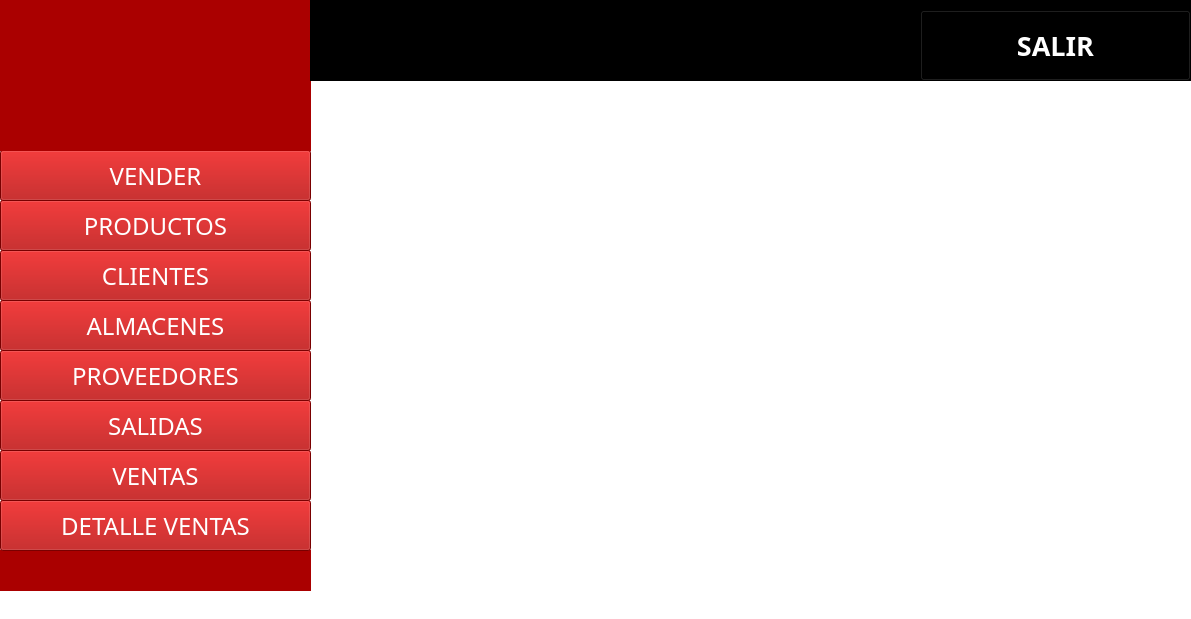
<?xml version="1.0" encoding="UTF-8"?>
<ui version="4.0">
 <class>MainWindow</class>
 <widget class="QMainWindow" name="MainWindow">
  <property name="geometry">
   <rect>
    <x>0</x>
    <y>0</y>
    <width>1191</width>
    <height>619</height>
   </rect>
  </property>
  <property name="sizePolicy">
   <sizepolicy hsizetype="Preferred" vsizetype="Preferred">
    <horstretch>0</horstretch>
    <verstretch>0</verstretch>
   </sizepolicy>
  </property>
  <property name="windowTitle">
   <string>Ventana Principal</string>
  </property>
  <property name="styleSheet">
   <string notr="true">background-color: rgb(255, 255, 255);</string>
  </property>
  <widget class="QWidget" name="centralwidget">
   <widget class="QPushButton" name="btnVender">
    <property name="geometry">
     <rect>
      <x>0</x>
      <y>150</y>
      <width>311</width>
      <height>51</height>
     </rect>
    </property>
    <property name="font">
     <font>
      <family>Agency FB</family>
      <pointsize>18</pointsize>
      <weight>50</weight>
      <bold>false</bold>
     </font>
    </property>
    <property name="styleSheet">
     <string notr="true">background-color: rgb(170, 0, 0);
color: rgb(255, 255, 255);</string>
    </property>
    <property name="text">
     <string>VENDER</string>
    </property>
    <property name="icon">
     <iconset>
      <normaloff>imagenes/Vender.png</normaloff>imagenes/Vender.png</iconset>
    </property>
   </widget>
   <widget class="QPushButton" name="btnProductos">
    <property name="geometry">
     <rect>
      <x>0</x>
      <y>200</y>
      <width>311</width>
      <height>51</height>
     </rect>
    </property>
    <property name="font">
     <font>
      <family>Agency FB</family>
      <pointsize>18</pointsize>
      <weight>50</weight>
      <bold>false</bold>
     </font>
    </property>
    <property name="styleSheet">
     <string notr="true">background-color: rgb(170, 0, 0);
color: rgb(255, 255, 255);</string>
    </property>
    <property name="text">
     <string>PRODUCTOS</string>
    </property>
    <property name="icon">
     <iconset>
      <normaloff>imagenes/Productos.png</normaloff>imagenes/Productos.png</iconset>
    </property>
   </widget>
   <widget class="QPushButton" name="btnClientes">
    <property name="geometry">
     <rect>
      <x>0</x>
      <y>250</y>
      <width>311</width>
      <height>51</height>
     </rect>
    </property>
    <property name="font">
     <font>
      <family>Agency FB</family>
      <pointsize>18</pointsize>
      <weight>50</weight>
      <bold>false</bold>
     </font>
    </property>
    <property name="styleSheet">
     <string notr="true">background-color: rgb(170, 0, 0);
color: rgb(255, 255, 255);</string>
    </property>
    <property name="text">
     <string>CLIENTES</string>
    </property>
    <property name="icon">
     <iconset>
      <normaloff>imagenes/Clientes.png</normaloff>imagenes/Clientes.png</iconset>
    </property>
   </widget>
   <widget class="QPushButton" name="btnAlmacenes">
    <property name="geometry">
     <rect>
      <x>0</x>
      <y>300</y>
      <width>311</width>
      <height>51</height>
     </rect>
    </property>
    <property name="font">
     <font>
      <family>Agency FB</family>
      <pointsize>18</pointsize>
      <weight>50</weight>
      <bold>false</bold>
     </font>
    </property>
    <property name="styleSheet">
     <string notr="true">background-color: rgb(170, 0, 0);
color: rgb(255, 255, 255);</string>
    </property>
    <property name="text">
     <string>ALMACENES</string>
    </property>
    <property name="icon">
     <iconset>
      <normaloff>imagenes/Almacenes.png</normaloff>imagenes/Almacenes.png</iconset>
    </property>
   </widget>
   <widget class="QPushButton" name="btnProveedores">
    <property name="geometry">
     <rect>
      <x>0</x>
      <y>350</y>
      <width>311</width>
      <height>51</height>
     </rect>
    </property>
    <property name="font">
     <font>
      <family>Agency FB</family>
      <pointsize>18</pointsize>
      <weight>50</weight>
      <bold>false</bold>
     </font>
    </property>
    <property name="styleSheet">
     <string notr="true">background-color: rgb(170, 0, 0);
color: rgb(255, 255, 255);</string>
    </property>
    <property name="text">
     <string>PROVEEDORES</string>
    </property>
    <property name="icon">
     <iconset>
      <normaloff>imagenes/Clientes.png</normaloff>imagenes/Clientes.png</iconset>
    </property>
   </widget>
   <widget class="QPushButton" name="btnSalidas">
    <property name="geometry">
     <rect>
      <x>0</x>
      <y>400</y>
      <width>311</width>
      <height>51</height>
     </rect>
    </property>
    <property name="font">
     <font>
      <family>Agency FB</family>
      <pointsize>18</pointsize>
      <weight>50</weight>
      <bold>false</bold>
     </font>
    </property>
    <property name="styleSheet">
     <string notr="true">background-color: rgb(170, 0, 0);
color: rgb(255, 255, 255);</string>
    </property>
    <property name="text">
     <string>SALIDAS</string>
    </property>
    <property name="icon">
     <iconset>
      <normaloff>imagenes/Salidas.png</normaloff>imagenes/Salidas.png</iconset>
    </property>
   </widget>
   <widget class="QLabel" name="label">
    <property name="geometry">
     <rect>
      <x>0</x>
      <y>0</y>
      <width>311</width>
      <height>151</height>
     </rect>
    </property>
    <property name="layoutDirection">
     <enum>Qt::LeftToRight</enum>
    </property>
    <property name="styleSheet">
     <string notr="true">background-color: rgb(170, 0, 0);</string>
    </property>
    <property name="text">
     <string/>
    </property>
    <property name="textFormat">
     <enum>Qt::AutoText</enum>
    </property>
    <property name="pixmap">
     <pixmap>imagenes/logo kenny.png</pixmap>
    </property>
    <property name="indent">
     <number>-1</number>
    </property>
   </widget>
   <widget class="QLabel" name="label_2">
    <property name="geometry">
     <rect>
      <x>310</x>
      <y>0</y>
      <width>881</width>
      <height>81</height>
     </rect>
    </property>
    <property name="styleSheet">
     <string notr="true">background-color: rgb(0, 0, 0);</string>
    </property>
    <property name="text">
     <string/>
    </property>
   </widget>
   <widget class="QLabel" name="label_3">
    <property name="geometry">
     <rect>
      <x>0</x>
      <y>550</y>
      <width>311</width>
      <height>41</height>
     </rect>
    </property>
    <property name="styleSheet">
     <string notr="true">background-color: rgb(170, 0, 0);</string>
    </property>
    <property name="text">
     <string/>
    </property>
   </widget>
   <widget class="QPushButton" name="btnSalir">
    <property name="geometry">
     <rect>
      <x>920</x>
      <y>10</y>
      <width>271</width>
      <height>71</height>
     </rect>
    </property>
    <property name="font">
     <font>
      <family>Agency FB</family>
      <pointsize>20</pointsize>
      <weight>75</weight>
      <bold>true</bold>
     </font>
    </property>
    <property name="styleSheet">
     <string notr="true">background-color: rgb(0, 0, 0);
color: rgb(255, 255, 255);</string>
    </property>
    <property name="text">
     <string>SALIR</string>
    </property>
    <property name="icon">
     <iconset>
      <normaloff>imagenes/Salir.png</normaloff>imagenes/Salir.png</iconset>
    </property>
   </widget>
   <widget class="QPushButton" name="btnVentas">
    <property name="geometry">
     <rect>
      <x>0</x>
      <y>450</y>
      <width>311</width>
      <height>51</height>
     </rect>
    </property>
    <property name="font">
     <font>
      <family>Agency FB</family>
      <pointsize>18</pointsize>
      <weight>50</weight>
      <bold>false</bold>
     </font>
    </property>
    <property name="styleSheet">
     <string notr="true">background-color: rgb(170, 0, 0);
color: rgb(255, 255, 255);</string>
    </property>
    <property name="text">
     <string>VENTAS</string>
    </property>
    <property name="icon">
     <iconset>
      <normaloff>imagenes/Entradas.png</normaloff>imagenes/Entradas.png</iconset>
    </property>
   </widget>
   <widget class="QPushButton" name="btnDetalleVentas">
    <property name="geometry">
     <rect>
      <x>0</x>
      <y>500</y>
      <width>311</width>
      <height>51</height>
     </rect>
    </property>
    <property name="font">
     <font>
      <family>Agency FB</family>
      <pointsize>18</pointsize>
      <weight>50</weight>
      <bold>false</bold>
     </font>
    </property>
    <property name="styleSheet">
     <string notr="true">background-color: rgb(170, 0, 0);
color: rgb(255, 255, 255);</string>
    </property>
    <property name="text">
     <string>DETALLE VENTAS</string>
    </property>
    <property name="icon">
     <iconset>
      <normaloff>imagenes/Entradas.png</normaloff>imagenes/Entradas.png</iconset>
    </property>
   </widget>
  </widget>
  <widget class="QStatusBar" name="statusbar"/>
 </widget>
 <resources/>
 <connections/>
</ui>
